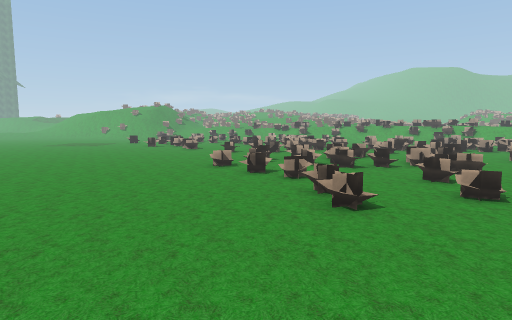
View 1 (above)

24 first-person views from a walk through a Unity game level. The camera is 1.5 m above the floor, tilts 6° down and sees 75° across. The floor is counted in squares, 1 m on a side. Each view is taken from the middle of a square. On the plan, view 1 faces up. The plan holds only what a view shows up to about 15 squares ahead; the rest is blank. The place goes on beyond the plan. The player is left out. Some surface patterns are stand-ins.

View 2
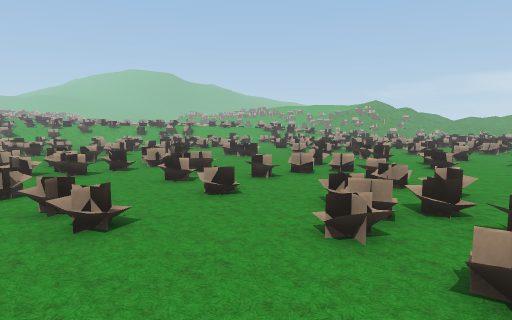

View 3
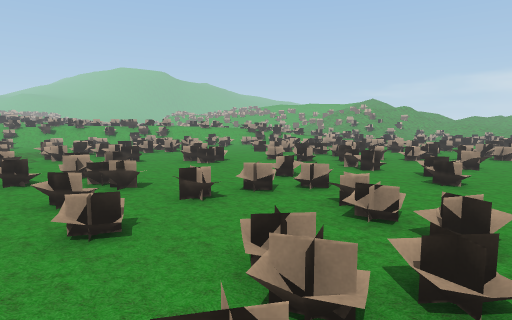

View 4
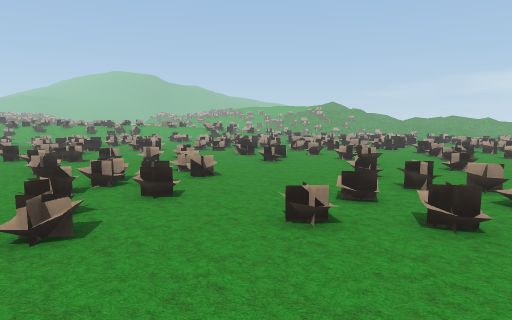

View 5
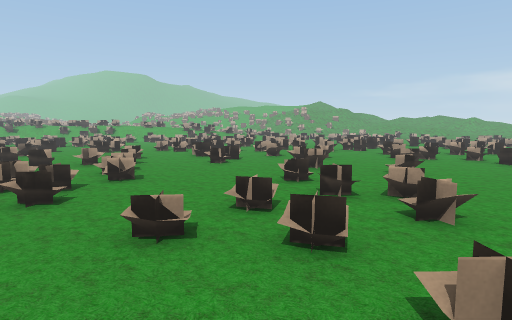

View 6
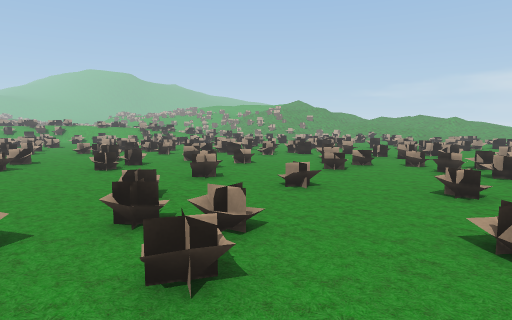

View 7
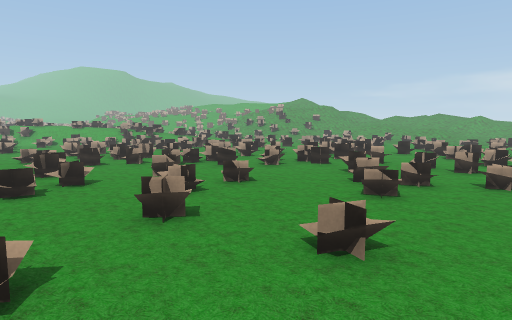

View 8
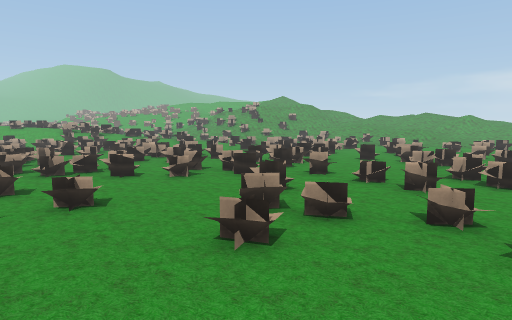

View 9
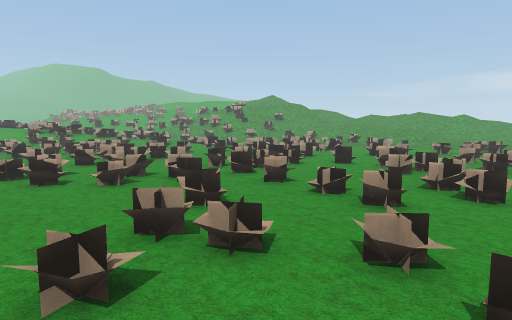

View 10
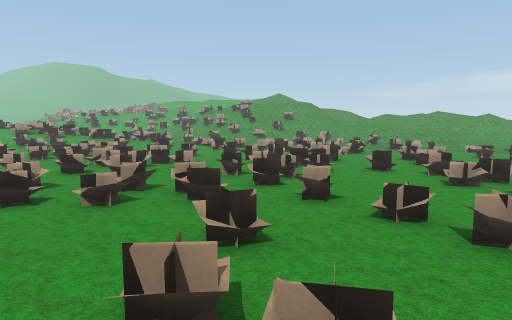

View 11
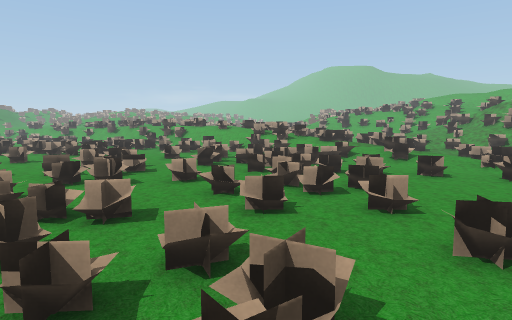

View 12
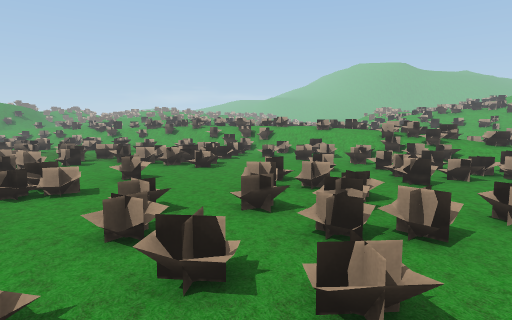

View 13
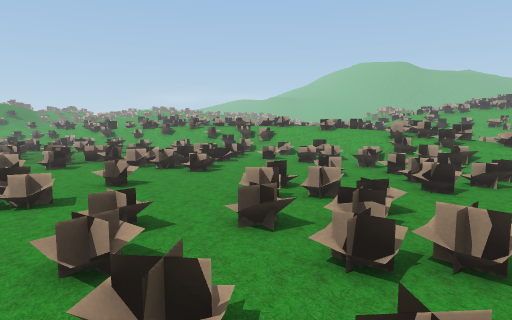

View 14
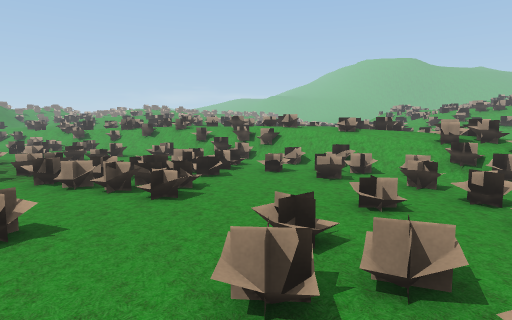

View 15
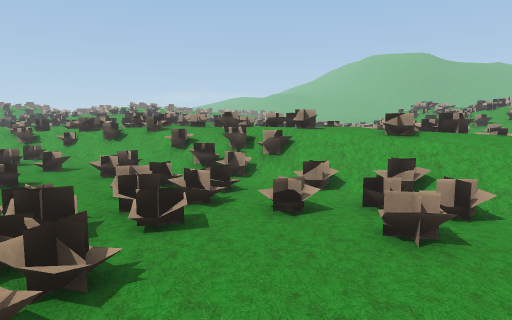

View 16
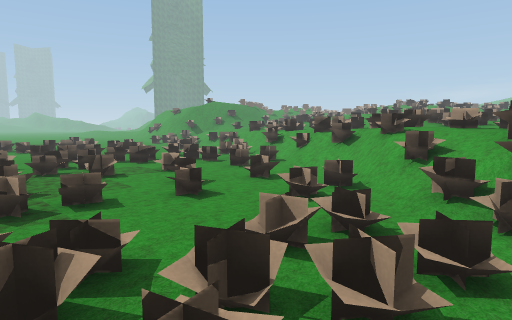

View 17
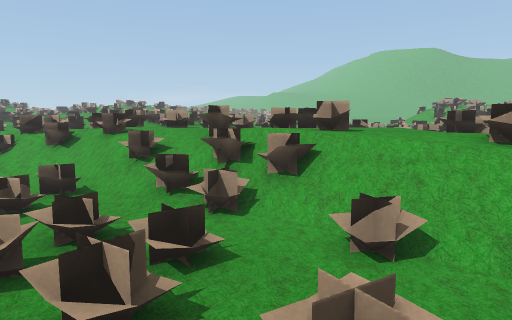

View 18
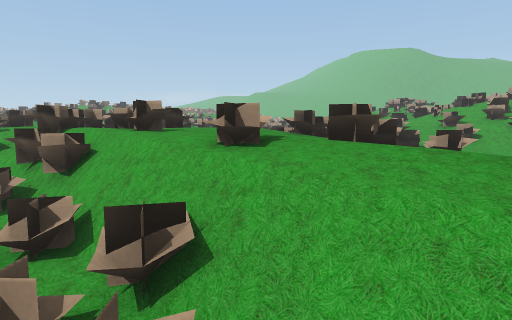

View 19
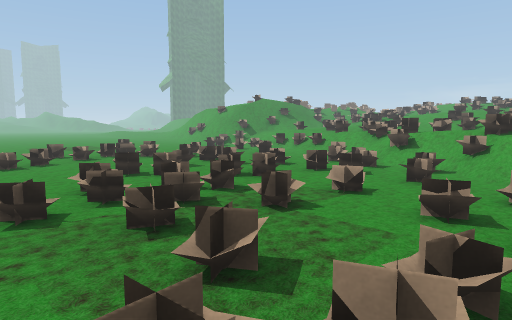

View 20
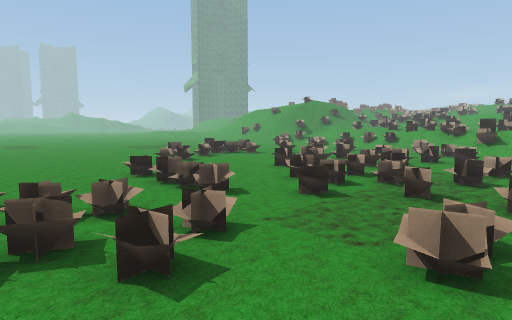

View 21
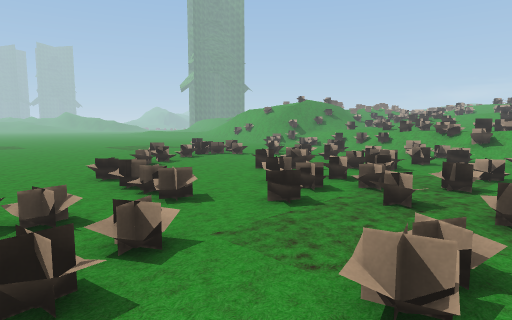

View 22
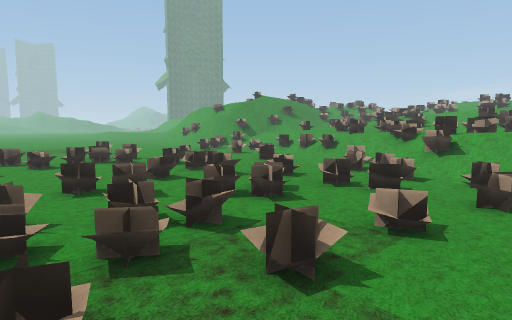

View 23
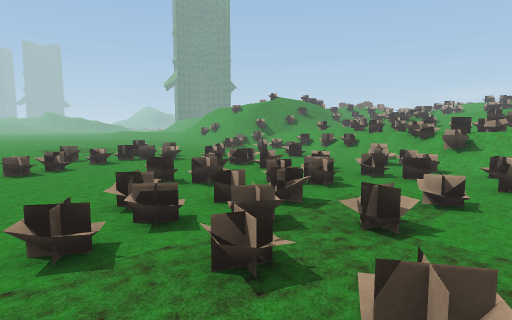

View 24
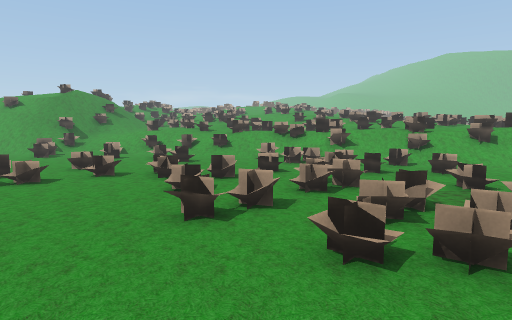

### Floor plan
Key: @ floor where view 1 was taken; # wall or solid block; x gap in a wall; . main floor; : floor 0.25 m higher than the main floor; + floor 0.5 m higher than the main floor; * floor 0.75 m higher than the main floor; % floor 1.25 m higher than the main floor; & floor 1.5 m higher than the main floor; $ floor 1.75 m higher than the main floor; / step, stairs or slope; = window, fence, low wall or low ledge; v drop or lower ground; O other object.
Columns run from 6 left of view 1 to 29 right of it. Each row starts with its distance up from view 1.
 34       ///==%                     ///
 33 =.== ..==:=//%=%                *///
 32  ...=.../=/=/==%=    /=    =    = //
 31 ........=///==///%&/==     //
 30 .=......../...//=/=/%  ==   =
 29 .O.....=/#/=./...////= $&&&#=
 28 =...=.=..//=.=..../=/=&&&%%/=x/
 27 #=......//.....=//=//=//=%%%///
 26 =#...#=./=/.=....==.====%%%=
 25 :.......=.....=...=....//%=//
 24 .......=..=.=...=..=.O.=//%/%
 23 ......=..==#=......=.....=//%=
 22 .=#.....==#=...=....=#.=/=//===
 21 ..=......=#=.=//../#.=..////===x=
 20 .  .......=.../=../=....O...=v/*
 19 ....=#OO=....=...=+==.....=..=//
 18 .....=..=....=.=...#=.........//
 17 ..........=....=........=..==./ /+
 16 ........=..=...=..........=#.##==/=:
 15 ........=.=#. .=..=#..=/..======.//:
 14 ......=...=..=...=....=//./.=#.. .//
 13 .....==.==..=.#..==.....:...=#==#...
 12 .....=...==:=.......=.=//....=#=#=..
 11 ......=.....:.......=..O..=..=#=...=
 10 ......==....=/......=...=..=./=/...
  9 ...........=.........=.=...=.//...=
  8 .......=.....=...=..=..=.=..=.=...=
  7 ...........=...==..==...=#=......
  6  .......=................=.....== #
  5   ............==..=.O.=...===......=
  4    ........==.:.............=.==.=..
  3    .......=#:.=......=.=....=.....=O
  2     ......../........=.=.....==.....
  1       .  =.//.......=......=.......=
  0       @  =.......#.......=.......==#
 -1         ................=.=..=...=..
 -2         ....=.=.=...=.....=....#=.
 -3          ....=...=.........#.....
 -4           ...=..=........==....
 -5         .  .....=.....=...=.  ==
 -6           .  =  ...=.....
 -7               .  ..

Positions as (right, up) in squares from view 1, and headings:
1: (0, 0), facing up
2: (0, 1), facing up-right
3: (3, 2), facing up-right
4: (2, -5), facing up-right
5: (4, -6), facing up-right
6: (8, -7), facing up-right
7: (11, -4), facing up-right
8: (15, -4), facing up-right
9: (17, -4), facing up-right
10: (18, -2), facing up-right
11: (22, 2), facing up
12: (16, 6), facing up
13: (16, 7), facing up
14: (16, 11), facing up
15: (16, 16), facing up
16: (16, 20), facing up-left
17: (16, 20), facing up
18: (20, 20), facing up
19: (10, 19), facing up-left
20: (8, 14), facing up-left
21: (8, 15), facing up-left
22: (8, 21), facing up-left
23: (8, 19), facing up-left
24: (1, 18), facing up
